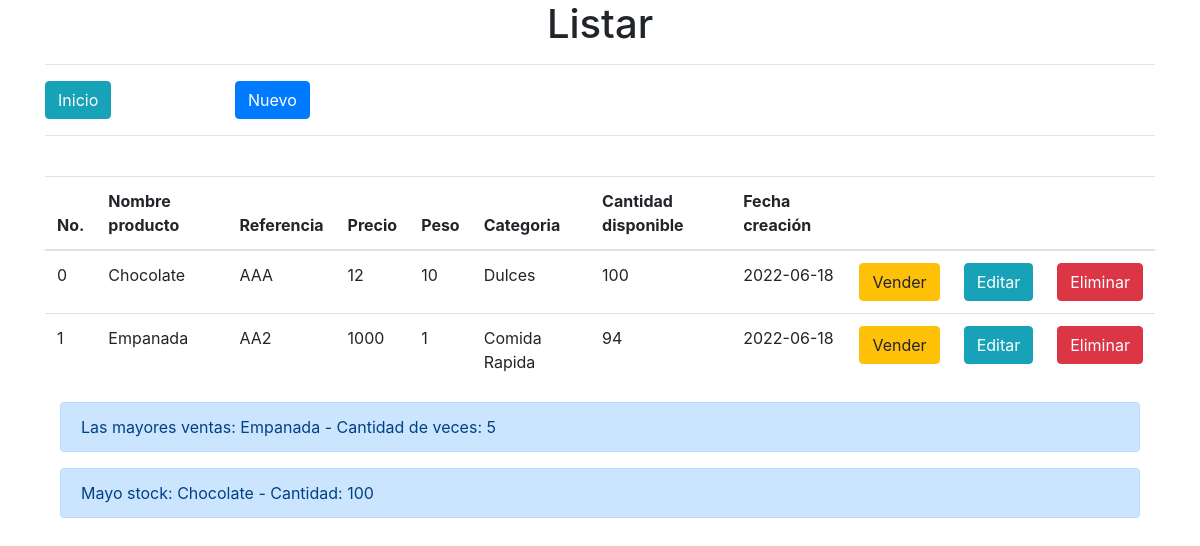
Page /vista/producto/listar.php on the committed database.
### tables this page shows
CREATE TABLE `producto` (
  `id` int(11) NOT NULL,
  `nombre_producto` varchar(200) NOT NULL,
  `referencia` varchar(200) NOT NULL,
  `precio` int(11) NOT NULL,
  `peso` int(11) NOT NULL,
  `categoria` varchar(100) NOT NULL,
  `stock` int(11) NOT NULL,
  `fecha_creacion` date NOT NULL
);

### modelo/ProductoModel.php (called while the page is built, shortened)
<?php
class ProductoModel
{
	public function listar()
	{
		$conexion = new conexion();
		$con = $conexion->conexion();
		$query = $con->prepare("SELECT * FROM producto");
		$query->execute();
		$resultado = $query->fetchAll(PDO::FETCH_OBJ);
		return $resultado;
	}
	public function masVendido()
	{
		$conexion = new conexion();
		$con = $conexion->conexion();
		$query = $con->prepare("SELECT p.nombre_producto, COUNT(*) as veces FROM producto_vendido pv INNER JOIN producto p ON p.id = pv.id_producto GROUP BY id_producto ORDER BY COUNT(*) DESC LIMIT 1");
		$query->execute();
		$resultado = $query->fetch(PDO::FETCH_OBJ);
		return $resultado;
	}
	public function masStock()
	{
		$conexion = new conexion();
		$con = $conexion->conexion();
		$query = $con->prepare("SELECT * FROM `producto` order by stock DESC LIMIT 1");
		$query->execute();
		$resultado = $query->fetch(PDO::FETCH_OBJ);
		return $resultado;
	}
}

### vista/producto/listar.php (the view, shortened to what this page needs)
<?php
require('../../modelo/ProductoModel.php');
$producto = new ProductoModel();
$productos = $producto->listar();
$masVendido = $producto->masVendido();
$masStock = $producto->masStock();
?>
<!doctype html>
<html lang="en">
<head>
	<link rel="stylesheet" href="https://cdn.jsdelivr.net/npm/bootstrap@4.6.0/dist/css/bootstrap.min.css">
</head>
<body>
	<div class="container">
		<h1 style="text-align: center;">Listar</h1>
		<hr>
		<div class="row">
			<div class="col-md-2">
				<a href="../../index.php" class="btn btn-info">Inicio</a>
			</div>
			<div class="col-md-2">
				<a href="productoform.php" class="btn btn-primary">Nuevo</a>
			</div>
		</div>
		<hr><br>
		<table class="table">
			<thead>
				<tr>
					<th>No.</th>
					<th>Nombre producto</th>
					<th>Referencia</th>
					<th>Precio</th>
					<th>Peso</th>
					<th>Categoria</th>
					<th>Cantidad disponible</th>
					<th>Fecha creación</th>
					<th colspan="3"></th>
				</tr>
			</thead>
			<tbody>
				<?php foreach ($productos as $key => $value) { ?>
					<tr>
						<td><?php echo $key; ?></td>
						<td><?php echo $value->nombre_producto; ?></td>
						<td><?php echo $value->referencia; ?></td>
						<td><?php echo $value->precio; ?></td>
						<td><?php echo $value->peso; ?></td>
						<td><?php echo $value->categoria; ?></td>
						<td><?php echo $value->stock; ?></td>
						<td><?php echo $value->fecha_creacion; ?></td>
						<td><a href="productoform.php?id=<?php echo $value->id; ?>" class="btn btn-warning">Vender</a></td>
						<td><a href="productoform.php?id=<?php echo $value->id; ?>&editar=true" class="btn btn-info">Editar</a></td>
						<td><a href="../../controlador/ProductoControler.php?id=<?php echo $value->id; ?>&accion=eliminar" class="btn btn-danger">Eliminar</a></td>
					</tr>
				<?php } ?>
			</tbody>
		</table>
		<?php if (isset($masVendido)) { ?>
			<div class="col-md-12">
				<div class="alert alert-primary" role="alert">
					<span>Las mayores ventas: <?php echo $masVendido->nombre_producto ?> - Cantidad de veces: <?php echo $masVendido->veces ?></span>
				</div>
			</div>
		<?php } ?>
		<?php if (isset($masStock)) { ?>
			<div class="col-md-12">
				<div class="alert alert-primary" role="alert">
					<span>Mayo stock: <?php echo $masStock->nombre_producto ?> - Cantidad: <?php echo $masStock->stock ?></span>
				</div>
			</div>
		<?php } ?>
	</div>
</body>
</html>

### rows in the picture
producto: key "0", nombre_producto "Chocolate", referencia "AAA", precio "12", peso "10", categoria "Dulces", stock "100", fecha_creacion "2022-06-18"
producto: key "1", nombre_producto "Empanada", referencia "AA2", precio "1000", peso "1", categoria "Comida Rapida", stock "94", fecha_creacion "2022-06-18"

### other values in the picture
$masVendido->nombre_producto "Empanada"
$masVendido->veces "5"
